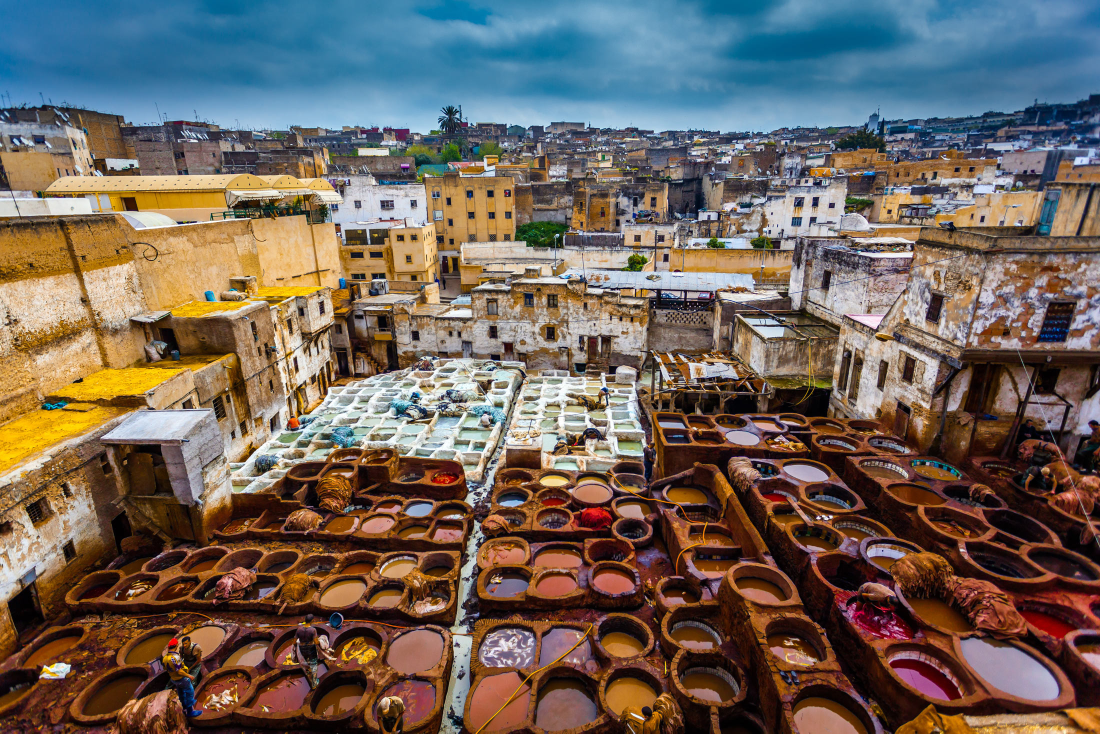
#> input picture images/0_fes.jpg, 2200 x 1467 px (shown at 1/2 size); its folder holds only this picture in this run
$ python batch_normalize_hero.py
#> lines starting #> are read from the running program, lines starting #| are printed output that depends on the picture
from PIL import Image, ImageOps
from pathlib import Path
import os

TARGET_W = 1600
TARGET_H = 900
TARGET_SIZE = (TARGET_W, TARGET_H)

root = Path(__file__).resolve().parent.parent
img_dir = root / 'images'

if not img_dir.exists():
    print('images directory not found')
    raise SystemExit(1)

supported = ['.jpg', '.jpeg', '.png', '.webp']

processed = 0
errors = []

for img_path in sorted(img_dir.iterdir()):
    if not img_path.is_file():
        continue
    suffix = img_path.suffix.lower()
    if suffix not in supported:
        print(f'Skipping unsupported file: {img_path.name}')
        continue
    try:
        with Image.open(img_path) as im:
#> im is the input picture: PIL image 2200x1467 RGB; mean R, G, B 111.5, 99.6, 90.6
            orig_mode = im.mode
#> orig_mode = 'RGB'
            w, h = im.size
#> w = 2200; h = 1467
            # Convert to RGB for consistency
            if im.mode not in ('RGB', 'RGBA'):
                im = im.convert('RGB')
            # Compute scale to fit inside target (no stretching)
            scale = min(TARGET_W / w, TARGET_H / h)
#> scale = 0.613
            new_w = max(1, int(round(w * scale)))
#> new_w = 1350
            new_h = max(1, int(round(h * scale)))
#> new_h = 900
            im_resized = im.resize((new_w, new_h), Image.LANCZOS)
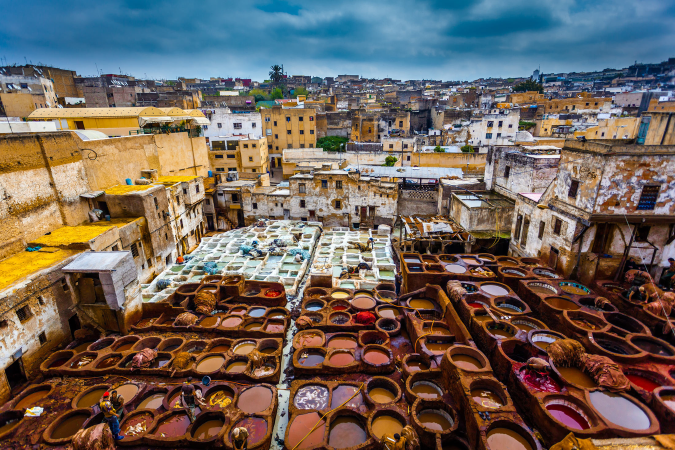
#> im_resized: PIL image 1350x900 RGB (shown at 1/2 size); mean R, G, B 111.5, 99.6, 90.6

            # If resized matches target exactly, save directly
            if (new_w, new_h) == TARGET_SIZE:
                final = im_resized
            else:
                # Create background (black) and paste centered (minimal padding)
                background = Image.new('RGB', TARGET_SIZE, (0,0,0))
#> background: PIL image 1600x900 RGB; every value is 0
                offset_x = (TARGET_W - new_w) // 2
#> offset_x = 125
                offset_y = (TARGET_H - new_h) // 2
#> offset_y = 0
                background.paste(im_resized, (offset_x, offset_y))
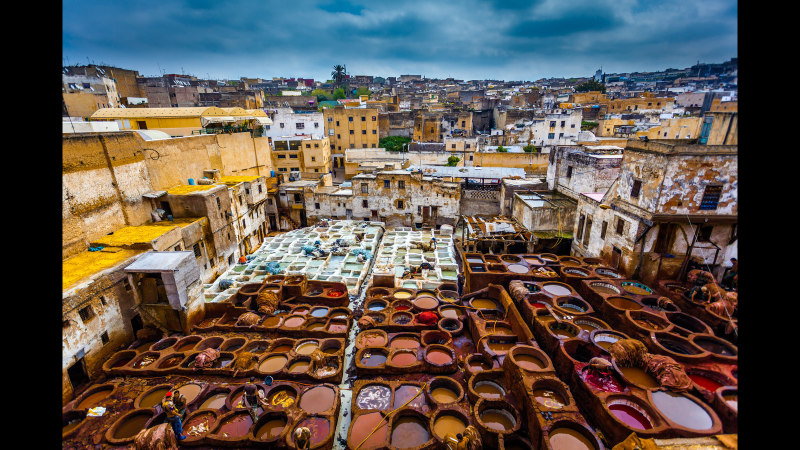
#> background: PIL image 1600x900 RGB (shown at 1/2 size); mean R, G, B 94.1, 84, 76.4
                final = background

            # Save to temp then replace to avoid corruption
            tmp_path = img_path.with_suffix(img_path.suffix + '.tmp')
            if suffix in ('.jpg', '.jpeg'):
                final.save(tmp_path, format='JPEG', quality=85, optimize=True)
            elif suffix == '.webp':
                final.save(tmp_path, format='WEBP', quality=85, method=6)
            else:  # PNG
                final.save(tmp_path, format='PNG', optimize=True)

        # Replace original
        os.replace(str(tmp_path), str(img_path))
        processed += 1
        print(f'Processed {img_path.name}: {w}x{h} -> {TARGET_W}x{TARGET_H}')
#| Processed 0_fes.jpg: 2200x1467 -> 1600x900
    except Exception as e:
        errors.append((img_path.name, str(e)))
        print(f'Error processing {img_path.name}: {e}')

print('\nBatch complete.')
print(f'Files processed: {processed}')
if errors:
    print('Errors:')
    for n, e in errors:
        print('-', n, e)

$ run again, on images/OIP (3).webp
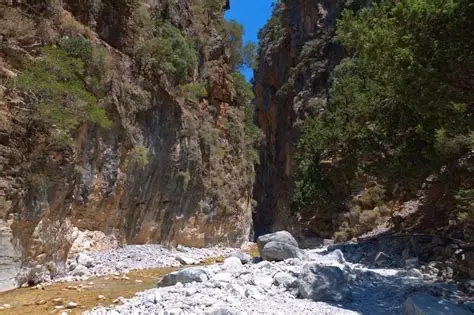
#> input picture images/OIP (3).webp, 474 x 315 px
#> im is the input picture: PIL image 474x315 RGB; mean R, G, B 87.7, 81.3, 72.5
#> `background.paste(im_resized, (offset_x, offset_y))`:
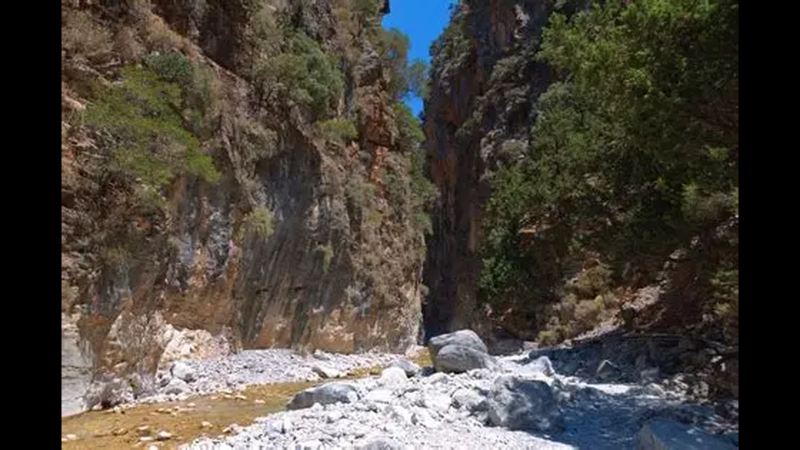
#> background: PIL image 1600x900 RGB (shown at 1/2 size); mean R, G, B 74.2, 68.8, 61.4
#| Processed OIP (3).webp: 474x315 -> 1600x900

$ run again, on images/atlas_village1.jpg
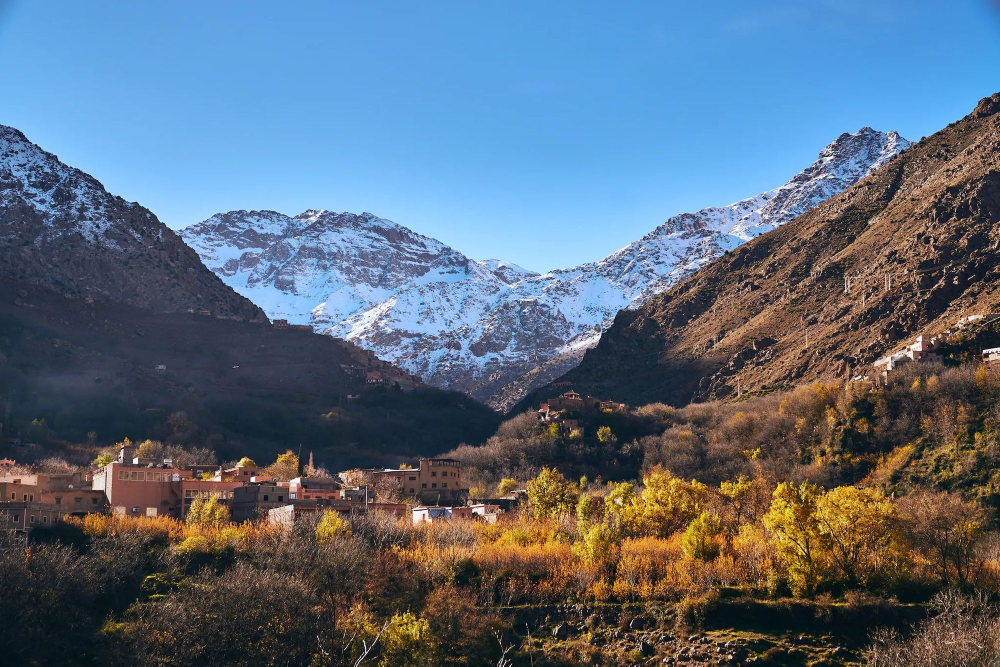
#> input picture images/atlas_village1.jpg, 2000 x 1333 px (shown at 1/2 size)
#> im is the input picture: PIL image 2000x1333 RGB; mean R, G, B 91, 106.9, 123.7
#> `background.paste(im_resized, (offset_x, offset_y))`:
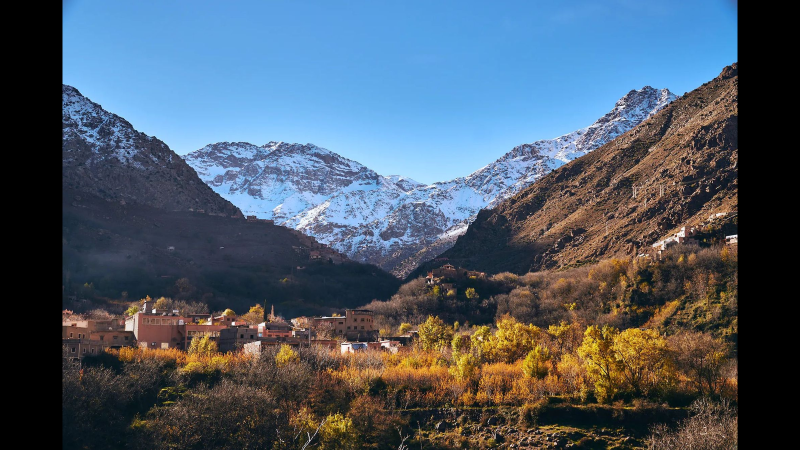
#> background: PIL image 1600x900 RGB (shown at 1/2 size); mean R, G, B 76.8, 90.2, 104.4
#| Processed atlas_village1.jpg: 2000x1333 -> 1600x900

$ run again, on images/2_fes.jpeg
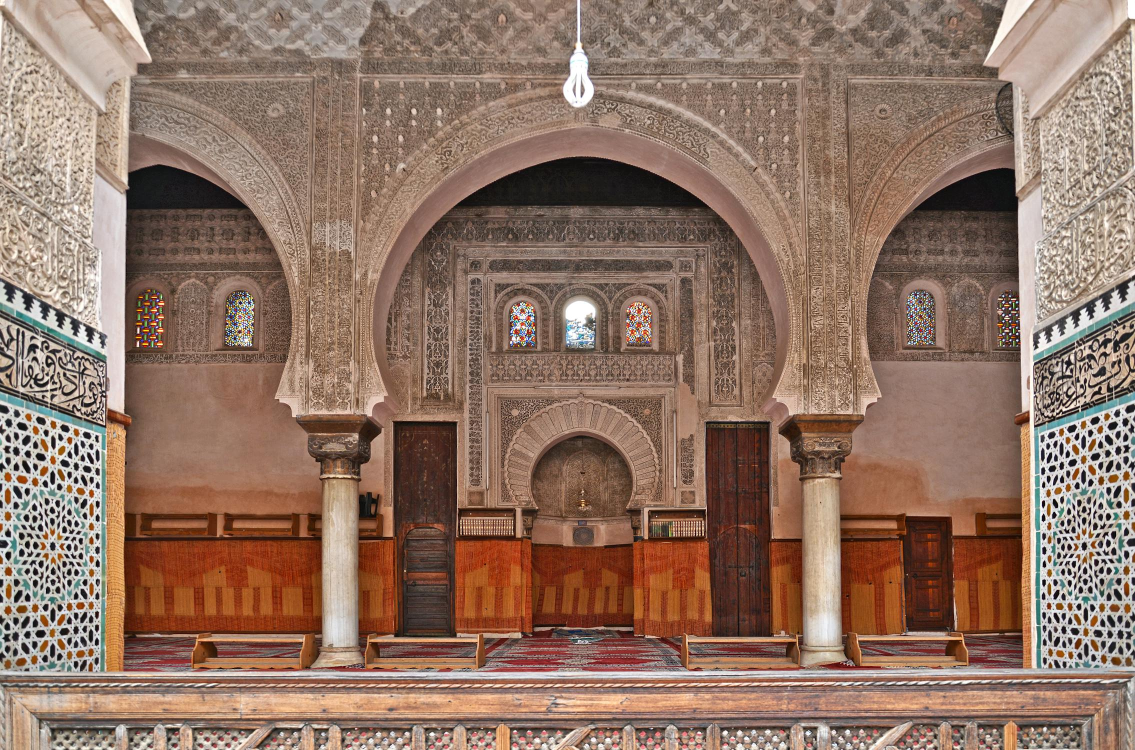
#> input picture images/2_fes.jpeg, 2270 x 1500 px (shown at 1/2 size)
#> im is the input picture: PIL image 2270x1500 RGB; mean R, G, B 143.7, 115.1, 99.2
#> `im_resized = im.resize((new_w, new_h), Image.LANCZOS)`:
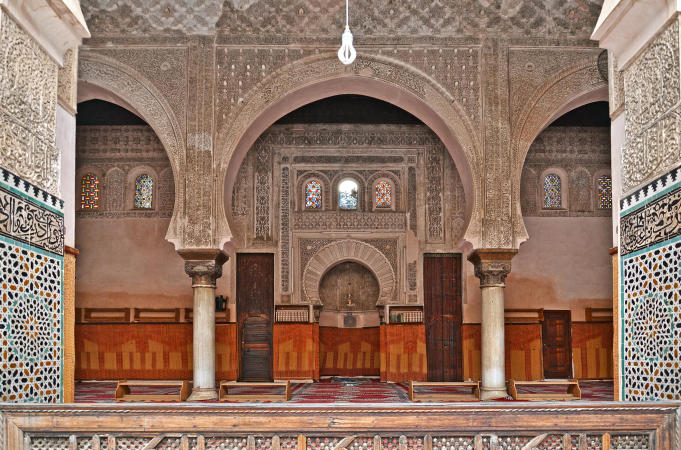
#> im_resized: PIL image 1362x900 RGB (shown at 1/2 size); mean R, G, B 143.7, 115.1, 99.2
#> `background.paste(im_resized, (offset_x, offset_y))`:
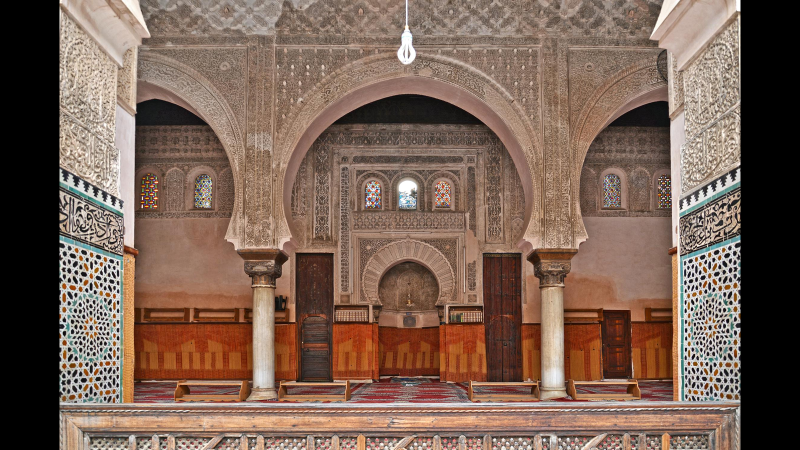
#> background: PIL image 1600x900 RGB (shown at 1/2 size); mean R, G, B 122.3, 97.9, 84.5
#| Processed 2_fes.jpeg: 2270x1500 -> 1600x900
